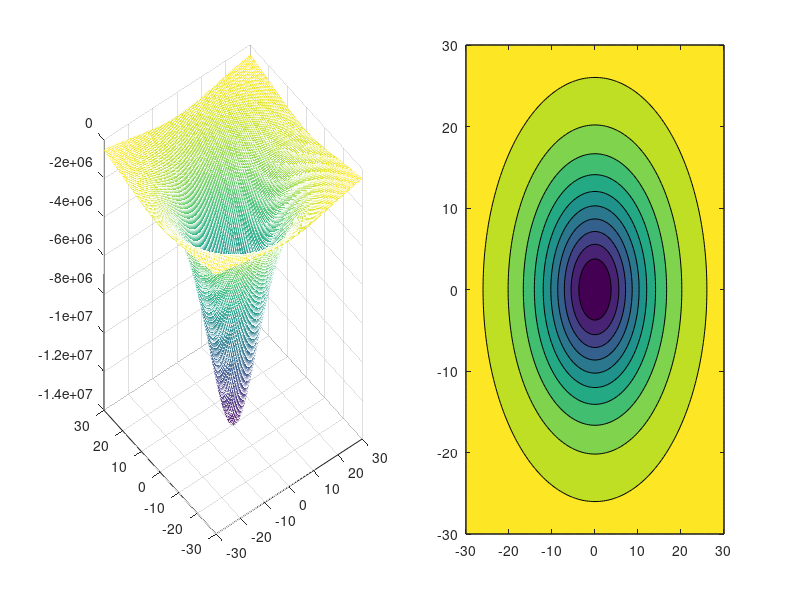

The MATLAB script that drew this image:
G=6,67384*(10^(-11))
p=2000
p2=3000
deltap=p-p2
a=50 %radio
h=15 %profundidad
x=0
y=0
contador=1
x=(-30:0.5:30);
y=(-30:0.5:30);
%ploteador
[X,Y]=meshgrid(x,y);
gz=((4/3)*pi*G*(a.^3)*deltap*h)./((X.^2+h.^2+Y.^2).^(3/2));
subplot(1,2,1)
mesh(X,Y,gz)
subplot(1,2,2)
contourf(X,Y,gz)

%Este programa se escribio en matlab desde mi casa usando una conexion remota a intrafis de la universidad de los Andes.
